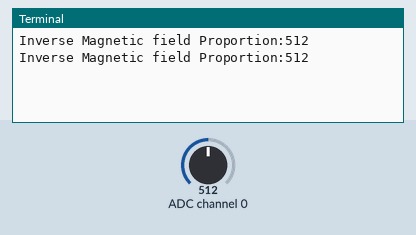
Simulated run of this program. Board: Raspberry Pi (BCM pin numbers). Parts: the last lines printed to the terminal. Inputs (shaded band) come from the test bench; at power-on: ADC channel 0 = 512 (analog values on the 0–1023 scale).

Above: at 1.2 s.
1.3 s: ADC channel 0 set to 716
At 2.6 s:
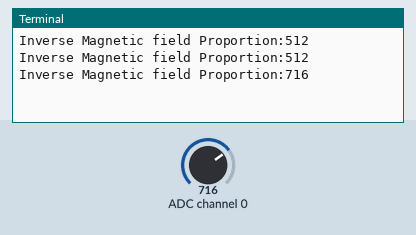
2.8 s: ADC channel 0 set to 900
At 3.4 s:
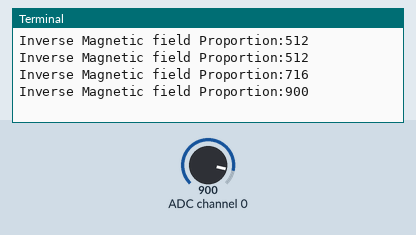
Timing chart, 0 to 5.8 s (numbered marks = the images above; inputs shaded):
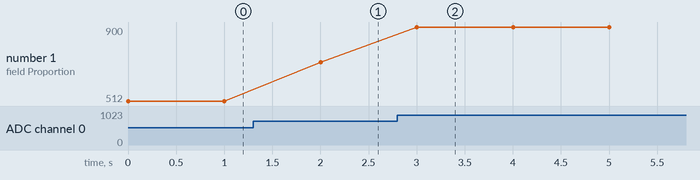

Measured:
- after the input at 1.3 s, the terminal: prints a new line after 0.70 s (image 1)
- after the input at 2.8 s, the terminal: prints a new line after 0.20 s (image 2)
- plotted number 1: 512 → 716 after the input at 1.3 s, 716 → 900 after the input at 2.8 s

The program:

analog_hall.py
```python
# (licence header left out)
import RPi.GPIO as GPIO
import time
import spidev

spi =spidev.SpiDev()
spi.open(0,0)

def ReadChannel(channel):
	adc = spi.xfer2([1, (8+channel)<<4, 0])
	data = ((adc[1] & 3) << 8) + adc[2]
	return data


delay = 1
mag_channel = 0

try:
	while True:
		mag_level = ReadChannel(mag_channel)
		print("Inverse Magnetic field Proportion:{}".format(mag_level))
		time.sleep(delay)

except KeyboardInterrupt:
	print "Exception: KeyboardInterrupt"
```
